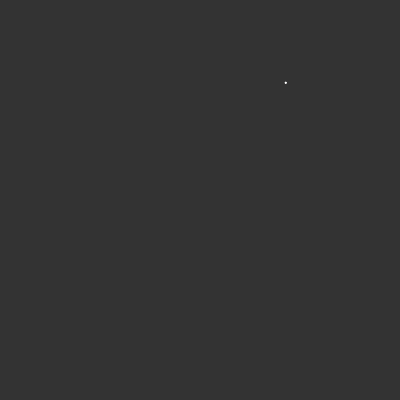
Frame 1 (no input)
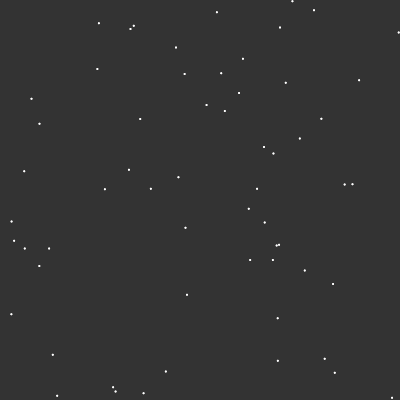
Frame 60 (no input)
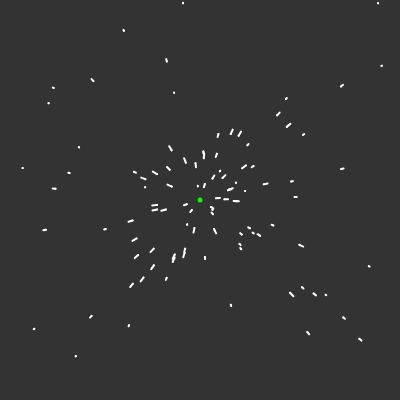
Frame 120 (the mouse pressed at the canvas centre since frame 60)

The p5.js sketch that drew these frames (run headless with seeded random() and noise() and a simulated clock; from frame 60 on, the mouse is pressed at the canvas centre):

// p5.js sketch
// ── sketch.js
const attractors = [];
const particles = [];

function setup() {
    createCanvas(400, 400);
    // for (let i = 0; i < 5; i++) {
    //     attractors.push(createVector(random(width), random(height)));
    // }
    // for (let i = 0; i < 50; i++) { 
    //     particles.push(new Particle(random(width), random(height)));        
    // }    
}

function draw() {
    background(51);    
    stroke(255);
    strokeWeight(5);
    particles.push(new Particle(random(width), random(height)));            
    if (particles.length > 100) {
        particles.splice(0, 1);
    }
    for (let i = 0; i < attractors.length; i++) {
        stroke(0, 255, 0);
        point(attractors[i].x, attractors[i].y);
    }

    for (let i = 0; i < particles.length; i++) { 
        let particle = particles[i];
        for (let j = 0; j < attractors.length; j++) {    
            particle.attracted(attractors[j]);
        }
        particle.update();    
        particle.show();
    }

}

function mousePressed() {
    attractors.push(createVector(mouseX, mouseY));
}

// ── particle.js

function Particle(x, y) {
    this.pos = createVector(x, y);
    this.prev = createVector(x, y);
    this.vel = createVector();//p5.Vector.random2D();
    // this.vel.setMag(random(2, 5));
    this.acc = createVector();

    this.update = function() {
        this.vel.add(this.acc);
        this.vel.limit(10);        
        this.pos.add(this.vel);
        this.acc.mult(0);
    }

    this.show = function() {
        stroke(255);
        strokeWeight(2);
        point(this.pos.x, this.pos.y);
        line(this.pos.x, this.pos.y, this.prev.x, this.prev.y);
        this.prev.x = this.pos.x;
        this.prev.y = this.pos.y;
    }

    this.attracted = function(target) {
        // var dir = target - this.pos
        var force = p5.Vector.sub(target, this.pos);
        var d = force.mag();
        d = constrain(d, 1, 25);
        var G = 50;
        var strength = G / (d * d);
        force.setMag(strength);
        if (d < 20) {
        force.mult(-10);
        }
        this.acc.add(force);
        }
}
